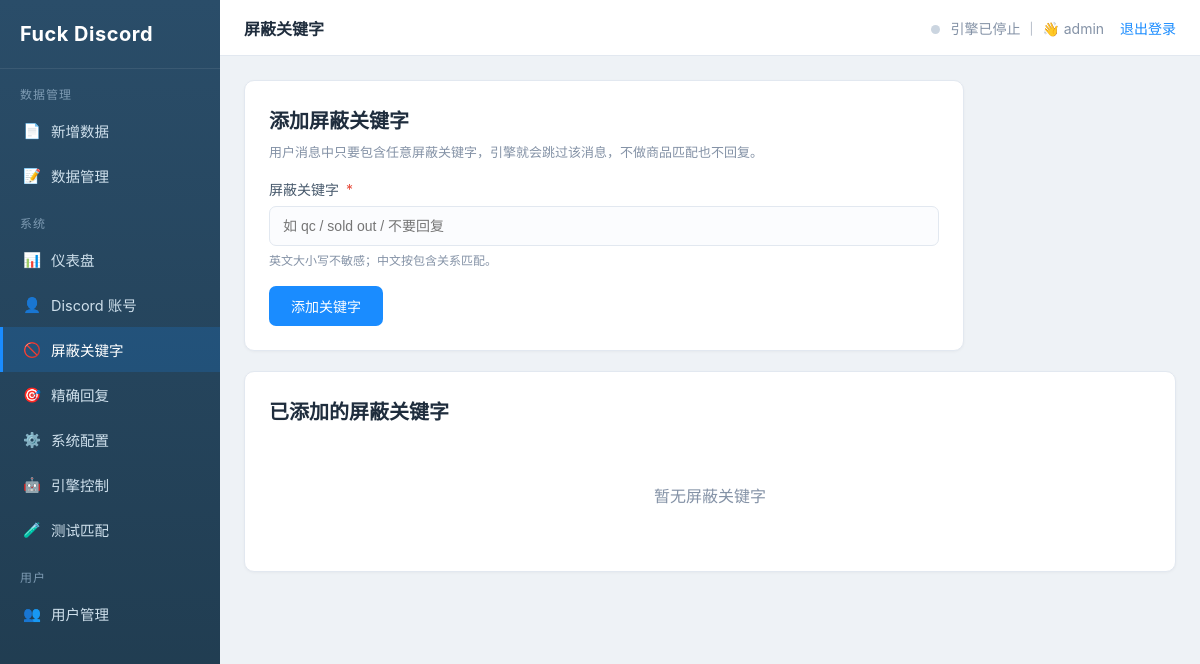
Before: /blocked-keywords (signed in) with the older database file.
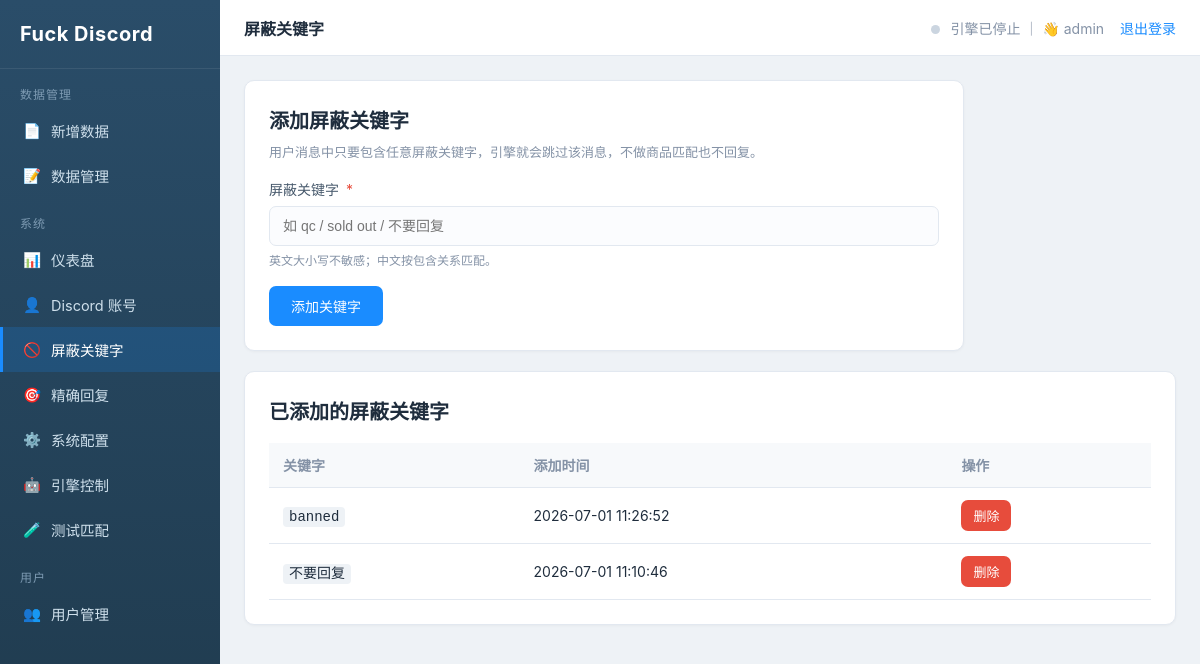
After: the same page with the newer database file.
### tables this page shows
CREATE TABLE blocked_keywords (
            id INTEGER PRIMARY KEY AUTOINCREMENT,
            user_id INTEGER NOT NULL,
            keyword TEXT NOT NULL,
            keyword_norm TEXT NOT NULL,
            created_at TEXT NOT NULL,
            FOREIGN KEY(user_id) REFERENCES users(id) ON DELETE CASCADE,
            UNIQUE(user_id, keyword_norm)
        );

### app.py (the view)
@app.route("/blocked-keywords", methods=["GET", "POST"])
@login_required
def blocked_keywords():
    if request.method == "POST":
        keyword = request.form.get("keyword", "")
        ok, msg = store.add_blocked_keyword(current_user_id(), keyword)
        flash(msg, "success" if ok else "error")
        return redirect(url_for("blocked_keywords"))
    return render_template("blocked_keywords.html", keywords=store.list_blocked_keywords(current_user_id()))

### app.py (called while the page is built)
def login_required(view):
    @functools.wraps(view)
    def wrapped(*args, **kwargs):
        if not session.get("user") or not session.get("user_id"):
            session.clear()
            return redirect(url_for("login", next=request.path))
        return view(*args, **kwargs)
    return wrapped

def current_user_id():
    return int(session["user_id"])

@app.context_processor
def inject_globals():
    engine_running = False
    if session.get("user_id"):
        engine_running = engine.running(session["user_id"])
    return {
        "current_user": session.get("user"),
        "current_user_id": session.get("user_id"),
        "engine_running": engine_running,
        "upload_path": upload_path,
    }

### bot_engine.py (called while the page is built)
    def for_user(self, user_id):
        user_id = int(user_id)
        with self._lock:
            if user_id not in self._engines:
                self._engines[user_id] = BotEngine(user_id)
            return self._engines[user_id]

    def running(self, user_id):
        return self.for_user(user_id).running

### store.py (called while the page is built)
def _normalize_user_id(user_id):
    if user_id is None:
        return default_user_id()
    return int(user_id)

### templates/blocked_keywords.html (shortened to what this page needs)
{% extends "base.html" %}
{% set active = 'blocked_keywords' %}
{% block page_title %}屏蔽关键字{% endblock %}
{% block content %}
<div class="card" style="max-width:720px;">
  <h2>添加屏蔽关键字</h2>
  <div class="sub">用户消息中只要包含任意屏蔽关键字，引擎就会跳过该消息，不做商品匹配也不回复。</div>
  <form method="post">
    <div class="form-row">
      <label>屏蔽关键字 <span class="req">*</span></label>
      <input type="text" name="keyword" placeholder="如 qc / sold out / 不要回复" required>
      <div class="hint">英文大小写不敏感；中文按包含关系匹配。</div>
    </div>
    <button class="btn" type="submit">添加关键字</button>
  </form>
</div>
<div class="card">
  <h2>已添加的屏蔽关键字</h2>
  {% if keywords %}
  <table>
    <thead>
      <tr><th>关键字</th><th>添加时间</th><th>操作</th></tr>
    </thead>
    <tbody>
      {% for item in keywords %}
      <tr>
        <td><span class="code">{{ item['keyword'] }}</span></td>
        <td>{{ item['created_at'] }}</td>
        <td>
          <form method="post" action="{{ url_for('blocked_keyword_delete', keyword_id=item['id']) }}"
                style="display:inline"
                onsubmit="return confirm({{ ('删除屏蔽关键字「' ~ item['keyword'] ~ '」？')|tojson|forceescape }});">
            <button class="btn btn-sm btn-danger" type="submit">删除</button>
          </form>
        </td>
      </tr>
      {% endfor %}
    </tbody>
  </table>
  {% else %}
  <div class="empty">暂无屏蔽关键字</div>
  {% endif %}
</div>
{% endblock %}

Changed rows visible on the page:
added blocked_keywords: keyword "banned", created_at "2026-07-01 11:26:52"
added blocked_keywords: keyword "不要回复", created_at "2026-07-01 11:10:46"
Other visible differences:
text no longer shown: "暂无屏蔽关键字"
text now shown: "关键字 添加时间 操作"
